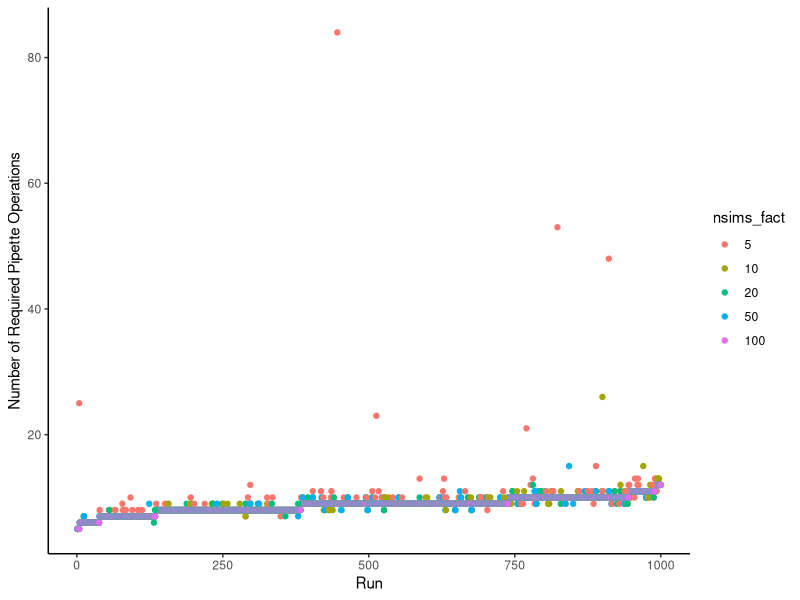
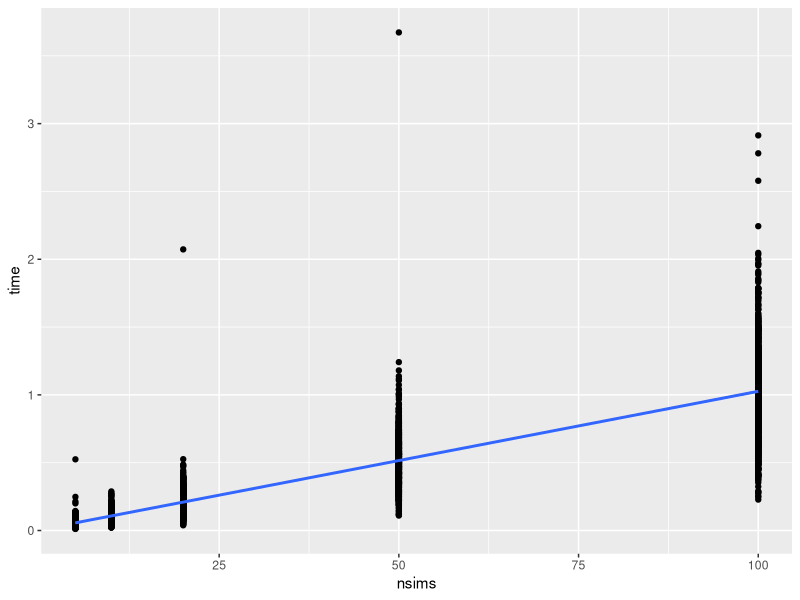

R code for these plots, in order:
library(ggplot2)

data <- read.csv("plate_operations_rollout_benchmark.csv")

opts <- data$operations[data$nsims==100]
seq <- order(order(opts,decreasing=F))
data$opt=rep(opts,each=5)
data$order <- rep(seq,each=5)
data$nsims_fact=as.factor(data$nsims)


ggplot(data=data)+
  geom_point(aes(x=order,y=operations,color=nsims_fact))+
  theme_classic()+
  xlab("Run")+
  ylab("Number of Required Pipette Operations")

ggplot(data=data)+
  geom_point(aes(x=nsims,y=time))+
  geom_smooth(aes(x=nsims,y=time),method=lm)

model <- lm(time~nsims,data=data)

summary(model)
